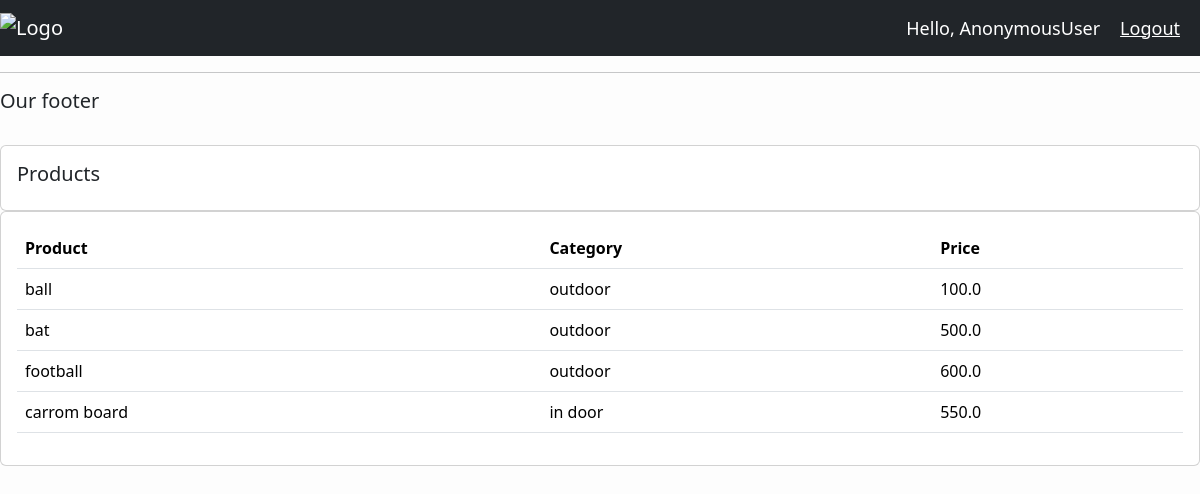
Screenshot of /products/ with the database file from the repository.
### accounts/models.py (models this page shows, shortened)
class Product(models.Model):
    CATEGORY = (
        ('Indoor','Indoor'),
        ('Out Door','Out Door'),
    )
    name = models.CharField(max_length=200,null=True)
    price = models.FloatField(null=True)
    category = models.CharField(max_length=200,null=True)
    description = models.CharField(max_length=200,null=True, blank=True)
    date_created = models.DateTimeField(auto_now_add=True)
    tags = models.ManyToManyField(Tag)

### accounts/views.py (the view)
# urls.py: path('products/', views.products, name='products'),
def products(request):
    products = Product.objects.all()
    return render(request, 'accounts/products.html', {'products': products})

### accounts/templates/accounts/products.html (shortened to what this page needs)
{% include 'accounts/main.html' %}
{% block content %}
<div class="row">
    <div class="col-md">
        <div class="card card-body">
            <h5>Products</h5>
        </div>
        <div class="card card-body">
            <table class="table">
                <tr>
                    <th>Product</th>
                    <th>Category</th>
                    <th>Price</th>
                </tr>
                {% for product in products %}
                <tr>
                    <td>{{product.name}}</td>
                    <td>{{product.category}}</td>
                    <td>{{product.price}}</td>
                </tr>
                {% endfor %}
            </table>
        </div>
    </div>
</div>
{% endblock content %}

### accounts/templates/accounts/main.html (shortened to what this page needs)
{% load static %}
<!DOCTYPE html>
<html>
<head>
    <link href="https://cdn.jsdelivr.net/npm/bootstrap@5.3.3/dist/css/bootstrap.min.css" rel="stylesheet">
    <link rel="stylesheet" type="text/css" href="{% static 'css/main.css' %}">
</head>
<body>
    {% include 'accounts/navbar.html' %}
<hr>
<h5> Our footer</h5>
</body>
</html>

### accounts/templates/accounts/navbar.html (shortened to what this page needs)
{% load static %}
<nav class="navbar navbar-expand-lg navbar-dark bg-dark">
  <img src="{% static 'images/logo.png' %}" alt="Logo" class="navbar-brand">
<span class="hello-msg">Hello, {{ request.user }}</span>
    <span><a class="hello-msg" href="{% url 'logout' %}">Logout</a></span>
</nav>

### static/css/main.css (style rules this page uses)
body { background-color: rgb(253, 253, 253); }

### accounts/templates/accounts/navbar.html (style rules this page uses)
.hello-msg { font-size: 18px; color: #fff; margin-right: 20px; }

### rows the page displays
Product: name "ball", category "outdoor", price "100.0"
Product: name "bat", category "outdoor", price "500.0"
Product: name "football", category "outdoor", price "600.0"
Product: name "carrom board", category "in door", price "550.0"

### other values shown
{{ request.user }} "AnonymousUser"
